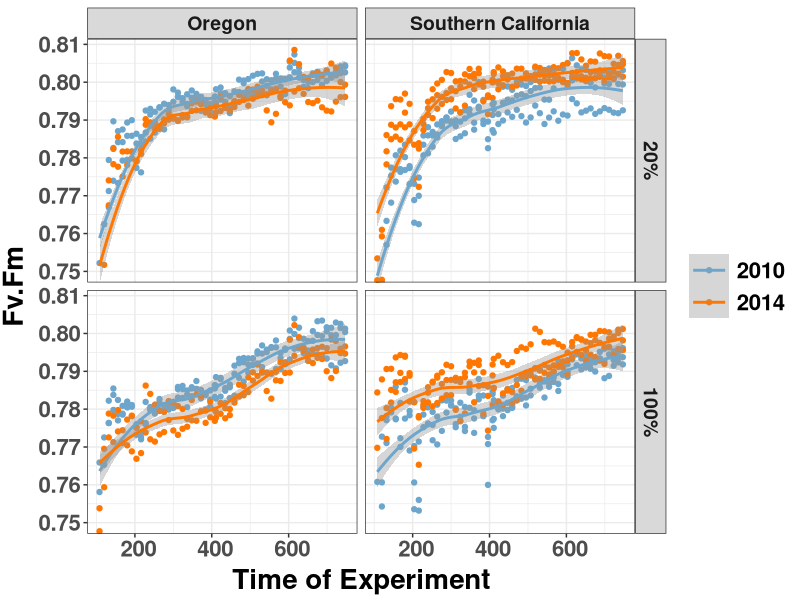
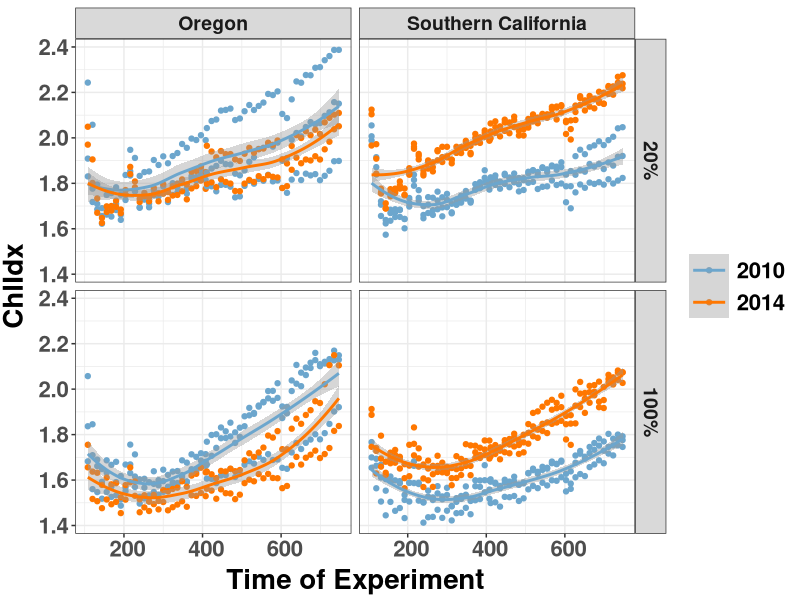
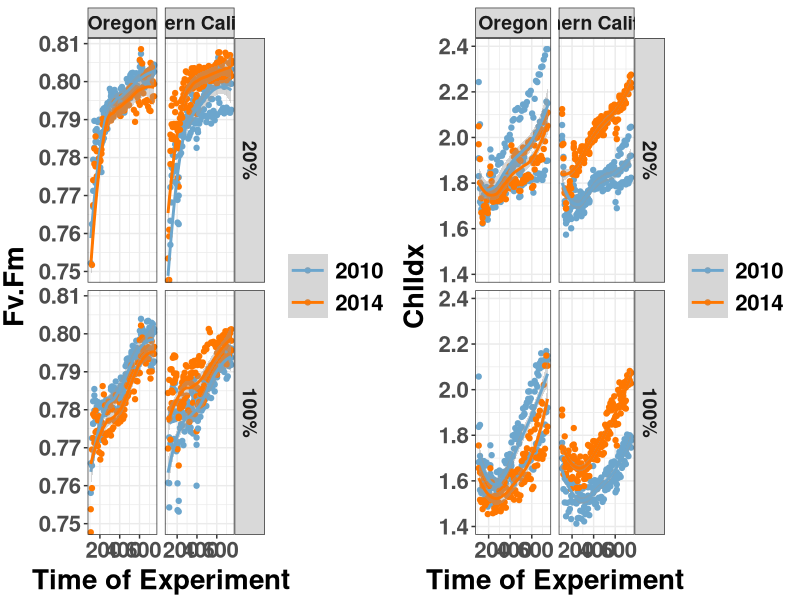
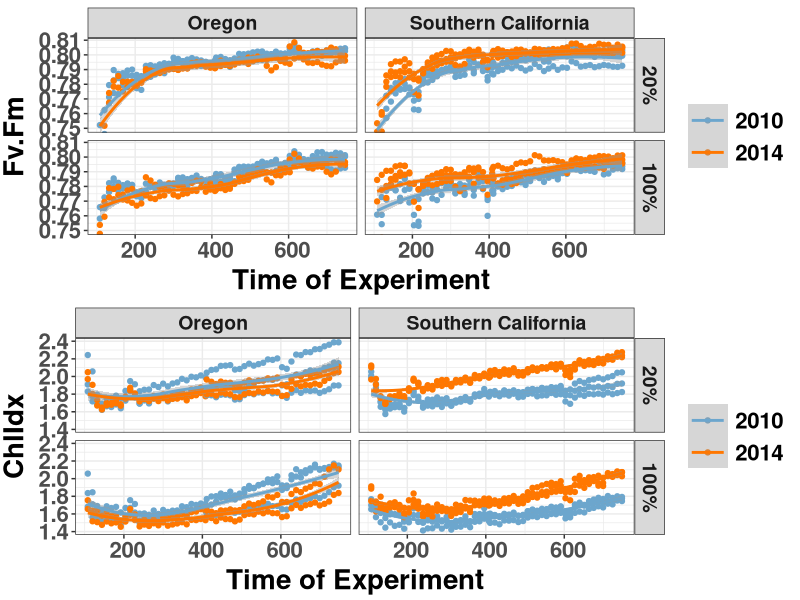

Here is the R script that generated these plots, in order:
##################################################################################
## Get select graphs for 20 and 100%
## 
## Author Daniel Anstett
## 
## 
## Written July 2026
###################################################################################
#Import libraries
library(tidyverse)

#Import Data
PS2_all <- read_csv("data/PS2_all.csv")
PS2_all <- PS2_all %>% mutate(Treatment = factor(Treatment, levels = c("20%", "40%", "60%", "80%", "100%")),
                              Timepoint = factor(Timepoint, levels = c("Early", "Late")))


############################################################################################################
###################################### Fv.Fm: 20% vs 100%, Both Sites ######################################
############################################################################################################
p_fvfm <- PS2_all %>%
  dplyr::filter(Treatment %in% c("20%", "100%")) %>%
  mutate(Treatment = factor(Treatment, levels = c("20%", "100%")),
         Year = factor(Year, levels = c(2010, 2014)),
         Site = factor(Site, levels = c("Oregon", "SCalifornia"))) %>%
  ggplot(aes(x = TOE, y = Fv.Fm, color = Year)) +
  geom_point() +
  scale_color_manual(values = c("2010" = "skyblue3", "2014" = "#FF7700"), name = "Year") +
  geom_smooth() +
  facet_grid(Treatment ~ Site,
             labeller = labeller(Site = c("Oregon" = "Oregon", "SCalifornia" = "Southern California"))) +
  coord_cartesian(ylim = c(0.75, NA)) +
  labs(x = "Time of Experiment", y = "Fv.Fm") +
  theme_bw() + theme(
    axis.text.x = element_text(size = 16, face = "bold", hjust = 0.4),
    axis.text.y = element_text(size = 16, face = "bold"),
    axis.title.x = element_text(color = "black", size = 20, vjust = 0.5, face = "bold"),
    axis.title.y = element_text(color = "black", size = 20, vjust = 1.7, face = "bold", hjust = 0.5),
    legend.title = element_blank(),
    legend.text = element_text(size = 16, face = "bold"),
    legend.key.size = unit(2, "lines"),
    legend.key.height = unit(1.6, "lines"),
    strip.text = element_text(size = 14, face = "bold")
  )

ggsave("graphs/multi_join/select/fvfm_20_100.pdf",
       plot = p_fvfm, width = 10, height = 10, units = "in")

############################################################################################################
###################################### ChlIdx: 20% vs 100%, Both Sites #####################################
############################################################################################################

p_chlidx <- PS2_all %>%
  dplyr::filter(Treatment %in% c("20%", "100%")) %>%
  mutate(Treatment = factor(Treatment, levels = c("20%", "100%")),
         Year = factor(Year, levels = c(2010, 2014)),
         Site = factor(Site, levels = c("Oregon", "SCalifornia"))) %>%
  ggplot(aes(x = TOE, y = ChlIdx, color = Year)) +
  geom_point() +
  scale_color_manual(values = c("2010" = "skyblue3", "2014" = "#FF7700"), name = "Year") +
  geom_smooth() +
  facet_grid(Treatment ~ Site,
             labeller = labeller(Site = c("Oregon" = "Oregon", "SCalifornia" = "Southern California"))) +
  labs(x = "Time of Experiment", y = "ChlIdx") +
  theme_bw() + theme(
    axis.text.x = element_text(size = 16, face = "bold", hjust = 0.4),
    axis.text.y = element_text(size = 16, face = "bold"),
    axis.title.x = element_text(color = "black", size = 20, vjust = 0.5, face = "bold"),
    axis.title.y = element_text(color = "black", size = 20, vjust = 1.7, face = "bold", hjust = 0.5),
    legend.title = element_blank(),
    legend.text = element_text(size = 16, face = "bold"),
    legend.key.size = unit(2, "lines"),
    legend.key.height = unit(1.6, "lines"),
    strip.text = element_text(size = 14, face = "bold")
  )

ggsave("graphs/multi_join/select/chlidx_20_100.pdf",
       plot = p_chlidx, width = 10, height = 10, units = "in")

library(cowplot)

############################################################################################################
###################################### Combined: Side-by-side (wide) #######################################
############################################################################################################

p_combined_wide <- plot_grid(p_fvfm, p_chlidx, nrow = 1)

ggsave("graphs/multi_join/select/fvfm_chlidx_2x4.pdf",
       plot = p_combined_wide, width = 20, height = 10, units = "in")

############################################################################################################
###################################### Combined: Stacked (tall) #############################################
############################################################################################################

p_combined_tall <- plot_grid(p_fvfm, p_chlidx, ncol = 1)

ggsave("graphs/multi_join/select/fvfm_chlidx_4x2.pdf",
       plot = p_combined_tall, width = 10, height = 20, units = "in")
